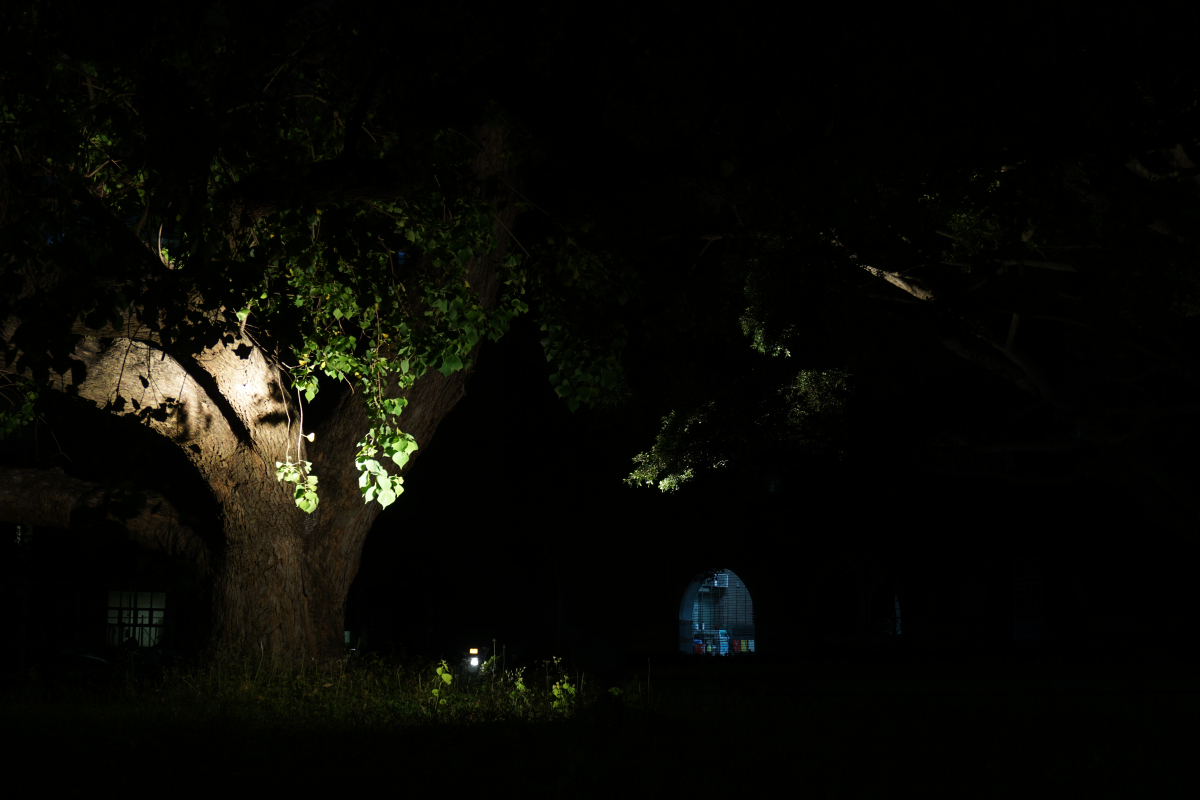
#> input picture data/image/7.jpg, 6000 x 4000 px (shown at 1/5 size); its folder holds only this picture in this run
$ python -i align.py   (imports and definitions only)
#> lines starting #> are read from the running program, lines starting #| are printed output that depends on the picture
import glob
import cv2
import numpy as np
import vfx_hw1
import os

def RGBtoGray(img_rgb):
    img_gray = 0.0742*img_rgb[:, :, 0]+0.7149*img_rgb[:, :, 1]+0.2109*img_rgb[:, :, 2]
    return img_gray

# [109 lines left out: functions GraytoBinary, ExclusionBitmap, BitmapShift, GetExpShift, AlignImages, not called in this run]

# my_list = AlignImages("Images/8/")
# img_list = AlignImages(img_list)

>>> import cv2
>>> picture = cv2.imread('../data/image/7.jpg', cv2.IMREAD_GRAYSCALE)
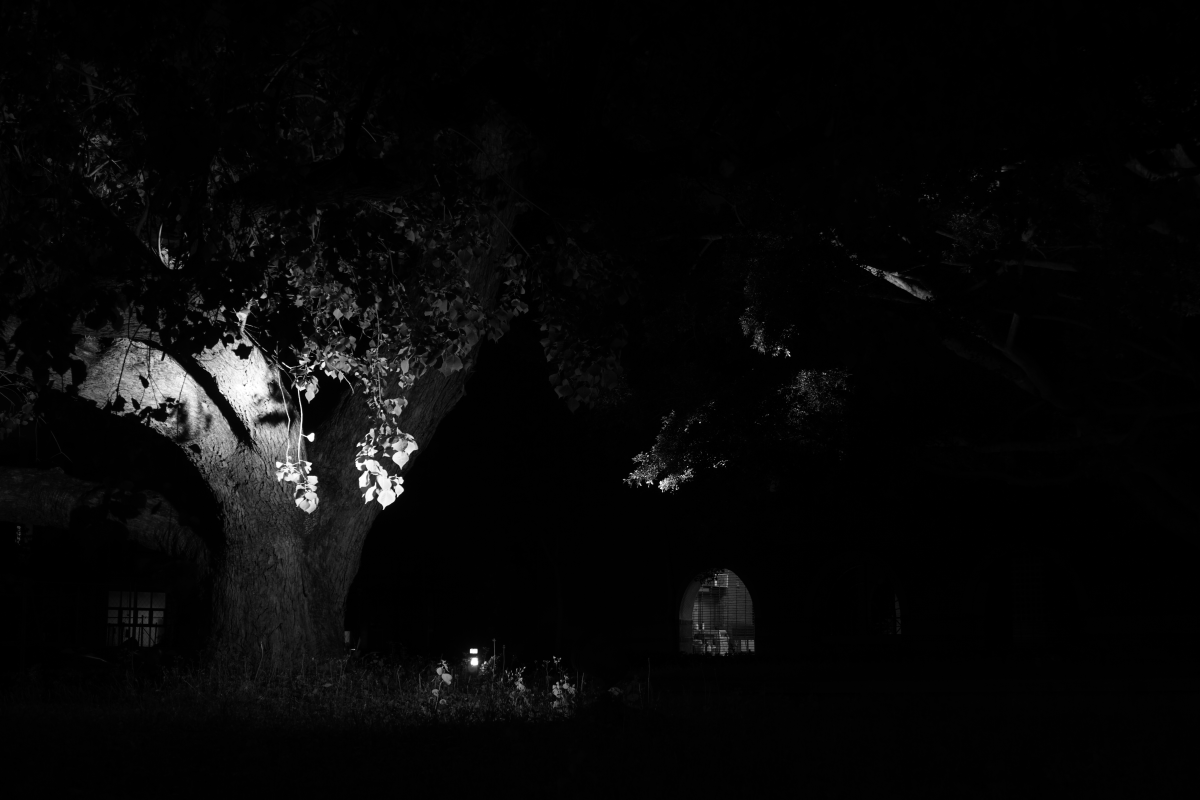
#> picture: shape (4000, 6000) (shown at 1/5 size); min 0, max 255, mean 8
#> (the run stopped early here; a loop or call above may not have finished)
